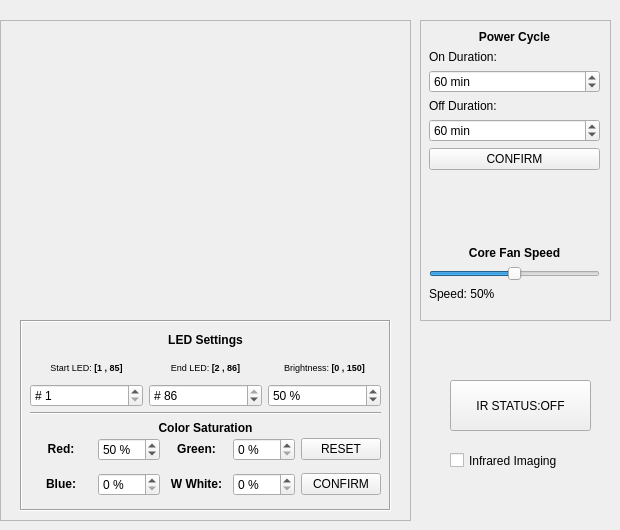
    <widget class="QWidget" name="Lighting_tab">
     <attribute name="title">
      <string>LIGHTING</string>
     </attribute>
     <widget class="QFrame" name="frame">
      <property name="geometry">
       <rect>
        <x>0</x>
        <y>20</y>
        <width>411</width>
        <height>501</height>
       </rect>
      </property>
      <property name="frameShape">
       <enum>QFrame::StyledPanel</enum>
      </property>
      <property name="frameShadow">
       <enum>QFrame::Raised</enum>
      </property>
      <widget class="QLabel" name="coreImage">
       <property name="geometry">
        <rect>
         <x>70</x>
         <y>15</y>
         <width>270</width>
         <height>270</height>
        </rect>
       </property>
       <property name="frameShape">
        <enum>QFrame::NoFrame</enum>
       </property>
       <property name="frameShadow">
        <enum>QFrame::Sunken</enum>
       </property>
       <property name="text">
        <string/>
       </property>
       <property name="pixmap">
        <pixmap>../_image/insert.png</pixmap>
       </property>
       <property name="scaledContents">
        <bool>true</bool>
       </property>
      </widget>
      <widget class="QFrame" name="frame_5">
       <property name="geometry">
        <rect>
         <x>20</x>
         <y>300</y>
         <width>371</width>
         <height>191</height>
        </rect>
       </property>
       <property name="frameShape">
        <enum>QFrame::Box</enum>
       </property>
       <property name="frameShadow">
        <enum>QFrame::Sunken</enum>
       </property>
       <widget class="QWidget" name="gridLayoutWidget">
        <property name="geometry">
         <rect>
          <x>10</x>
          <y>112</y>
          <width>351</width>
          <height>71</height>
         </rect>
        </property>
        <layout class="QGridLayout" name="gridLayout">
         <item row="1" column="3">
          <widget class="QSpinBox" name="W_spinBox">
           <property name="toolTip">
            <string>Warm White Color Intensity, note that at high brightnesses  warm white LEDs consume a considerable more amount of power than the other color LEDs</string>
           </property>
           <property name="suffix">
            <string> %</string>
           </property>
           <property name="maximum">
            <number>100</number>
           </property>
          </widget>
         </item>
         <item row="1" column="2">
          <widget class="QLabel" name="W_label">
           <property name="text">
            <string>&lt;html&gt;&lt;head/&gt;&lt;body&gt;&lt;p align=&quot;center&quot;&gt;&lt;span style=&quot; font-weight:600;&quot;&gt;W White:&lt;/span&gt;&lt;/p&gt;&lt;/body&gt;&lt;/html&gt;</string>
           </property>
          </widget>
         </item>
         <item row="0" column="0">
          <widget class="QLabel" name="R_label">
           <property name="text">
            <string>&lt;html&gt;&lt;head/&gt;&lt;body&gt;&lt;p align=&quot;center&quot;&gt;&lt;span style=&quot; font-weight:600;&quot;&gt;Red:&lt;/span&gt;&lt;/p&gt;&lt;/body&gt;&lt;/html&gt;</string>
           </property>
          </widget>
         </item>
         <item row="1" column="0">
          <widget class="QLabel" name="B_label">
           <property name="text">
            <string>&lt;html&gt;&lt;head/&gt;&lt;body&gt;&lt;p align=&quot;center&quot;&gt;&lt;span style=&quot; font-weight:600;&quot;&gt;Blue:&lt;/span&gt;&lt;/p&gt;&lt;/body&gt;&lt;/html&gt;</string>
           </property>
          </widget>
         </item>
         <item row="1" column="1">
          <widget class="QSpinBox" name="B_spinBox">
           <property name="toolTip">
            <string>Blue Color Intensity</string>
           </property>
           <property name="suffix">
            <string> %</string>
           </property>
           <property name="maximum">
            <number>100</number>
           </property>
          </widget>
         </item>
         <item row="0" column="1">
          <widget class="QSpinBox" name="R_spinBox">
           <property name="toolTip">
            <string>Red Color Intensity</string>
           </property>
           <property name="suffix">
            <string> %</string>
           </property>
           <property name="maximum">
            <number>100</number>
           </property>
           <property name="value">
            <number>50</number>
           </property>
          </widget>
         </item>
         <item row="0" column="2">
          <widget class="QLabel" name="G_label">
           <property name="text">
            <string>&lt;html&gt;&lt;head/&gt;&lt;body&gt;&lt;p align=&quot;center&quot;&gt;&lt;span style=&quot; font-weight:600;&quot;&gt;Green:&lt;/span&gt;&lt;/p&gt;&lt;/body&gt;&lt;/html&gt;</string>
           </property>
          </widget>
         </item>
         <item row="0" column="3">
          <widget class="QSpinBox" name="G_spinBox">
           <property name="toolTip">
            <string>Green Color Intensity</string>
           </property>
           <property name="suffix">
            <string> %</string>
           </property>
           <property name="maximum">
            <number>100</number>
           </property>
          </widget>
         </item>
         <item row="1" column="4">
          <widget class="QPushButton" name="light_Confirm_pushButton">
           <property name="toolTip">
            <string>Confirm current light settings.</string>
           </property>
           <property name="text">
            <string>CONFIRM</string>
           </property>
          </widget>
         </item>
         <item row="0" column="4">
          <widget class="QPushButton" name="light_Reset_pushButton">
           <property name="toolTip">
            <string>Turn off all LEDs and restore settings to default.</string>
           </property>
           <property name="text">
            <string>RESET</string>
           </property>
          </widget>
         </item>
        </layout>
       </widget>
       <widget class="Line" name="line_13">
        <property name="geometry">
         <rect>
          <x>10</x>
          <y>85</y>
          <width>351</width>
          <height>16</height>
         </rect>
        </property>
        <property name="orientation">
         <enum>Qt::Horizontal</enum>
        </property>
       </widget>
       <widget class="QWidget" name="gridLayoutWidget_3">
        <property name="geometry">
         <rect>
          <x>10</x>
          <y>10</y>
          <width>351</width>
          <height>77</height>
         </rect>
        </property>
        <layout class="QGridLayout" name="gridLayout_3">
         <item row="2" column="1">
          <widget class="QLabel" name="Start_label_3">
           <property name="text">
            <string>&lt;html&gt;&lt;head/&gt;&lt;body&gt;&lt;p align=&quot;center&quot;&gt;&lt;span style=&quot; font-size:7pt;&quot;&gt;End LED: &lt;/span&gt;&lt;span style=&quot; font-size:7pt; font-weight:600;&quot;&gt;[2 , 86]&lt;/span&gt;&lt;/p&gt;&lt;/body&gt;&lt;/html&gt;</string>
           </property>
          </widget>
         </item>
         <item row="2" column="0">
          <widget class="QLabel" name="Start_label">
           <property name="text">
            <string>&lt;html&gt;&lt;head/&gt;&lt;body&gt;&lt;p align=&quot;center&quot;&gt;&lt;span style=&quot; font-size:7pt;&quot;&gt;Start LED: &lt;/span&gt;&lt;span style=&quot; font-size:7pt; font-weight:600;&quot;&gt;[1 , 85]&lt;/span&gt;&lt;/p&gt;&lt;/body&gt;&lt;/html&gt;</string>
           </property>
          </widget>
         </item>
         <item row="2" column="2">
          <widget class="QLabel" name="BRT_lable">
           <property name="text">
            <string>&lt;html&gt;&lt;head/&gt;&lt;body&gt;&lt;p align=&quot;center&quot;&gt;&lt;span style=&quot; font-size:7pt;&quot;&gt;Brightness: &lt;/span&gt;&lt;span style=&quot; font-size:7pt; font-weight:600;&quot;&gt;[0 , 150]&lt;/span&gt;&lt;/p&gt;&lt;/body&gt;&lt;/html&gt;</string>
           </property>
          </widget>
         </item>
         <item row="1" column="1">
          <widget class="QLabel" name="Address_label">
           <property name="text">
            <string>&lt;html&gt;&lt;head/&gt;&lt;body&gt;&lt;p align=&quot;center&quot;&gt;&lt;span style=&quot; font-weight:600;&quot;&gt;LED Settings&lt;/span&gt;&lt;/p&gt;&lt;/body&gt;&lt;/html&gt;</string>
           </property>
          </widget>
         </item>
         <item row="3" column="0">
          <widget class="QSpinBox" name="Start_spinBox">
           <property name="toolTip">
            <string>The first LED that you wish to control [1,84]</string>
           </property>
           <property name="prefix">
            <string># </string>
           </property>
           <property name="minimum">
            <number>1</number>
           </property>
           <property name="maximum">
            <number>85</number>
           </property>
          </widget>
         </item>
         <item row="3" column="1">
          <widget class="QSpinBox" name="End_spinBox">
           <property name="toolTip">
            <string>The Last LED that you wish to control [2,84]</string>
           </property>
           <property name="prefix">
            <string># </string>
           </property>
           <property name="minimum">
            <number>2</number>
           </property>
           <property name="maximum">
            <number>86</number>
           </property>
           <property name="value">
            <number>86</number>
           </property>
          </widget>
         </item>
         <item row="3" column="2">
          <widget class="QSpinBox" name="BRT_spinBox">
           <property name="toolTip">
            <string>General Brightness of all visible light LEDs, internal temperature may rise if both the number of LEDs and the brightness are set high</string>
           </property>
           <property name="suffix">
            <string> %</string>
           </property>
           <property name="minimum">
            <number>1</number>
           </property>
           <property name="maximum">
            <number>150</number>
           </property>
           <property name="value">
            <number>50</number>
           </property>
          </widget>
         </item>
        </layout>
       </widget>
       <widget class="QLabel" name="color_label">
        <property name="geometry">
         <rect>
          <x>130</x>
          <y>100</y>
          <width>111</width>
          <height>16</height>
         </rect>
        </property>
        <property name="text">
         <string>&lt;html&gt;&lt;head/&gt;&lt;body&gt;&lt;p align=&quot;center&quot;&gt;&lt;span style=&quot; font-weight:600;&quot;&gt;Color Saturation&lt;/span&gt;&lt;/p&gt;&lt;/body&gt;&lt;/html&gt;</string>
        </property>
       </widget>
      </widget>
     </widget>
     <widget class="QFrame" name="frame_2">
      <property name="geometry">
       <rect>
        <x>420</x>
        <y>20</y>
        <width>191</width>
        <height>301</height>
       </rect>
      </property>
      <property name="frameShape">
       <enum>QFrame::StyledPanel</enum>
      </property>
      <property name="frameShadow">
       <enum>QFrame::Raised</enum>
      </property>
      <widget class="QWidget" name="verticalLayoutWidget">
       <property name="geometry">
        <rect>
         <x>9</x>
         <y>10</y>
         <width>171</width>
         <height>271</height>
        </rect>
       </property>
       <layout class="QVBoxLayout" name="verticalLayout_18">
        <item>
         <widget class="QLabel" name="lightCycle_label">
          <property name="text">
           <string>&lt;html&gt;&lt;head/&gt;&lt;body&gt;&lt;p align=&quot;center&quot;&gt;&lt;span style=&quot; font-weight:600;&quot;&gt;Power Cycle&lt;/span&gt;&lt;/p&gt;&lt;/body&gt;&lt;/html&gt;</string>
          </property>
         </widget>
        </item>
        <item>
         <widget class="QLabel" name="On_Cycle_label">
          <property name="text">
           <string>On Duration:</string>
          </property>
         </widget>
        </item>
        <item>
         <widget class="QSpinBox" name="onCycle_spinBox">
          <property name="suffix">
           <string> min</string>
          </property>
          <property name="minimum">
           <number>1</number>
          </property>
          <property name="maximum">
           <number>999999999</number>
          </property>
          <property name="value">
           <number>60</number>
          </property>
         </widget>
        </item>
        <item>
         <widget class="QLabel" name="Off_Cycle_label">
          <property name="text">
           <string>Off Duration:</string>
          </property>
         </widget>
        </item>
        <item>
         <widget class="QSpinBox" name="offCycle_spinBox">
          <property name="suffix">
           <string> min</string>
          </property>
          <property name="minimum">
           <number>1</number>
          </property>
          <property name="maximum">
           <number>999999999</number>
          </property>
          <property name="value">
           <number>60</number>
          </property>
         </widget>
        </item>
        <item>
         <widget class="QPushButton" name="confirmCycle_pushButton">
          <property name="toolTip">
           <string>All LEDs are toggled at the end of each cycle</string>
          </property>
          <property name="text">
           <string>CONFIRM</string>
          </property>
         </widget>
        </item>
        <item>
         <spacer name="verticalSpacer">
          <property name="orientation">
           <enum>Qt::Vertical</enum>
          </property>
          <property name="sizeHint" stdset="0">
           <size>
            <width>20</width>
            <height>40</height>
           </size>
          </property>
         </spacer>
        </item>
        <item>
         <widget class="QLabel" name="fanSpeedName_label">
          <property name="text">
           <string>&lt;html&gt;&lt;head/&gt;&lt;body&gt;&lt;p align=&quot;center&quot;&gt;&lt;span style=&quot; font-weight:600;&quot;&gt;Core Fan Speed&lt;/span&gt;&lt;/p&gt;&lt;/body&gt;&lt;/html&gt;</string>
          </property>
         </widget>
        </item>
        <item>
         <widget class="QSlider" name="fanSpeed_horizontalSlider">
          <property name="maximum">
           <number>100</number>
          </property>
          <property name="value">
           <number>50</number>
          </property>
          <property name="orientation">
           <enum>Qt::Horizontal</enum>
          </property>
         </widget>
        </item>
        <item>
         <widget class="QLabel" name="fanSpeed_label">
          <property name="text">
           <string>Speed: 50%</string>
          </property>
         </widget>
        </item>
       </layout>
      </widget>
     </widget>
     <widget class="QPushButton" name="IR_pushButton">
      <property name="geometry">
       <rect>
        <x>450</x>
        <y>380</y>
        <width>141</width>
        <height>51</height>
       </rect>
      </property>
      <property name="toolTip">
       <string>Control Infrared LEDs</string>
      </property>
      <property name="text">
       <string>IR STATUS:OFF</string>
      </property>
     </widget>
     <widget class="QCheckBox" name="infraredImaging_checkBox">
      <property name="enabled">
       <bool>true</bool>
      </property>
      <property name="geometry">
       <rect>
        <x>450</x>
        <y>440</y>
        <width>161</width>
        <height>41</height>
       </rect>
      </property>
      <property name="toolTip">
       <string>Briefly switch off all visible light LEDs and toggle on infrared LEDs during imaging, light is restored afterwards (coming soon...)</string>
      </property>
      <property name="text">
       <string>Infrared Imaging</string>
      </property>
     </widget>
    </widget>
